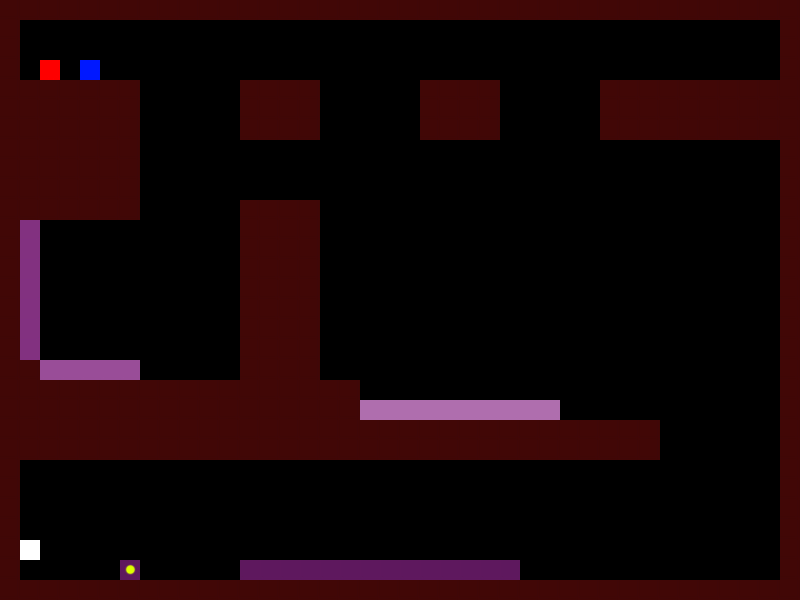

Below is a game level as drawn by its tile map, then a one-line description and the .tmx file that defines it, in full:
An orthogonal 40x30 tile map with 20x20 px tiles, 1 tile layer (Tile Layer 1).

<map version="1.2" tiledversion="1.3.1" orientation="orthogonal" renderorder="right-down" compressionlevel="-1" width="40" height="30" tilewidth="20" tileheight="20" infinite="0" nextlayerid="2" nextobjectid="1">
 <tileset firstgid="1" name="tile_map_36_36" tilewidth="20" tileheight="20" tilecount="36" columns="6">
  <image source="tile_map_36_36.jpg" width="120" height="120" />
 </tileset>
 <layer id="1" name="Tile Layer 1" width="40" height="30">
  <data encoding="csv">
1,1,1,1,1,1,1,1,1,1,1,1,1,1,1,1,1,1,1,1,1,1,1,1,1,1,1,1,1,1,1,1,1,1,1,1,1,1,1,1,
1,0,0,0,0,0,0,0,0,0,0,0,0,0,0,0,0,0,0,0,0,0,0,0,0,0,0,0,0,0,0,0,0,0,0,0,0,0,0,1,
1,0,0,0,0,0,0,0,0,0,0,0,0,0,0,0,0,0,0,0,0,0,0,0,0,0,0,0,0,0,0,0,0,0,0,0,0,0,0,1,
1,0,3,0,2,0,0,0,0,0,0,0,0,0,0,0,0,0,0,0,0,0,0,0,0,0,0,0,0,0,0,0,0,0,0,0,0,0,0,1,
1,1,1,1,1,1,1,0,0,0,0,0,1,1,1,1,0,0,0,0,0,1,1,1,1,0,0,0,0,0,1,1,1,1,1,1,1,1,1,1,
1,1,1,1,1,1,1,0,0,0,0,0,1,1,1,1,0,0,0,0,0,1,1,1,1,0,0,0,0,0,1,1,1,1,1,1,1,1,1,1,
1,1,1,1,1,1,1,0,0,0,0,0,1,1,1,1,0,0,0,0,0,1,1,1,1,0,0,0,0,0,1,1,1,1,1,1,1,1,1,1,
1,1,1,1,1,1,1,0,0,0,0,0,0,0,0,0,0,0,0,0,0,0,0,0,0,0,0,0,0,0,0,0,0,0,0,0,0,0,0,1,
1,1,1,1,1,1,1,0,0,0,0,0,0,0,0,0,0,0,0,0,0,0,0,0,0,0,0,0,0,0,0,0,0,0,0,0,0,0,0,1,
1,1,1,1,1,1,1,0,0,0,0,0,0,0,0,0,0,0,0,0,0,0,0,0,0,0,0,0,0,0,0,0,0,0,0,0,0,0,0,1,
1,1,1,1,1,1,1,0,0,0,0,0,1,1,1,1,0,0,0,0,0,0,0,0,0,0,0,0,0,0,0,0,0,0,0,0,0,0,0,1,
1,27,0,0,0,0,0,0,0,0,0,0,1,1,1,1,0,0,0,0,0,0,0,0,0,0,0,0,0,0,0,0,0,0,0,0,0,0,0,1,
1,27,0,0,0,0,0,0,0,0,0,0,1,1,1,1,0,0,0,0,0,0,0,0,0,0,0,0,0,0,0,0,0,0,0,0,0,0,0,1,
1,27,0,0,0,0,0,0,0,0,0,0,1,1,1,1,0,0,0,0,0,0,0,0,0,0,0,0,0,0,0,0,0,0,0,0,0,0,0,1,
1,27,0,0,0,0,0,0,0,0,0,0,1,1,1,1,0,0,0,0,0,0,0,0,0,0,0,0,0,0,0,0,0,0,0,0,0,0,0,1,
1,27,0,0,0,0,0,0,0,0,0,0,1,1,1,1,0,0,0,0,0,0,0,0,0,0,0,0,0,0,0,0,0,0,0,0,0,0,0,1,
1,27,0,0,0,0,0,0,0,0,0,0,1,1,1,1,0,0,0,0,0,0,0,0,0,0,0,0,0,0,0,0,0,0,0,0,0,0,0,1,
1,27,0,0,0,0,0,0,0,0,0,0,1,1,1,1,0,0,0,0,0,0,0,0,0,0,0,0,0,0,0,0,0,0,0,0,0,0,0,1,
1,1,26,26,26,26,26,0,0,0,0,0,1,1,1,1,0,0,0,0,0,0,0,0,0,0,0,0,0,0,0,0,0,0,0,0,0,0,0,1,
1,1,1,1,1,1,1,1,1,1,1,1,1,1,1,1,1,1,0,0,0,0,0,0,0,0,0,0,0,0,0,0,0,0,0,0,0,0,0,1,
1,1,1,1,1,1,1,1,1,1,1,1,1,1,1,1,1,1,25,25,25,25,25,25,25,25,25,25,0,0,0,0,0,0,0,0,0,0,0,1,
1,1,1,1,1,1,1,1,1,1,1,1,1,1,1,1,1,1,1,1,1,1,1,1,1,1,1,1,1,1,1,1,1,0,0,0,0,0,0,1,
1,1,1,1,1,1,1,1,1,1,1,1,1,1,1,1,1,1,1,1,1,1,1,1,1,1,1,1,1,1,1,1,1,0,0,0,0,0,0,1,
1,0,0,0,0,0,0,0,0,0,0,0,0,0,0,0,0,0,0,0,0,0,0,0,0,0,0,0,0,0,0,0,0,0,0,0,0,0,0,1,
1,0,0,0,0,0,0,0,0,0,0,0,0,0,0,0,0,0,0,0,0,0,0,0,0,0,0,0,0,0,0,0,0,0,0,0,0,0,0,1,
1,0,0,0,0,0,0,0,0,0,0,0,0,0,0,0,0,0,0,0,0,0,0,0,0,0,0,0,0,0,0,0,0,0,0,0,0,0,0,1,
1,0,0,0,0,0,0,0,0,0,0,0,0,0,0,0,0,0,0,0,0,0,0,0,0,0,0,0,0,0,0,0,0,0,0,0,0,0,0,1,
1,4,0,0,0,0,0,0,0,0,0,0,0,0,0,0,0,0,0,0,0,0,0,0,0,0,0,0,0,0,0,0,0,0,0,0,0,0,0,1,
1,0,0,0,0,0,16,0,0,0,0,0,28,28,28,28,28,28,28,28,28,28,28,28,28,28,0,0,0,0,0,0,0,0,0,0,0,0,0,1,
1,1,1,1,1,1,1,1,1,1,1,1,1,1,1,1,1,1,1,1,1,1,1,1,1,1,1,1,1,1,1,1,1,1,1,1,1,1,1,1
</data>
 </layer>
</map>
